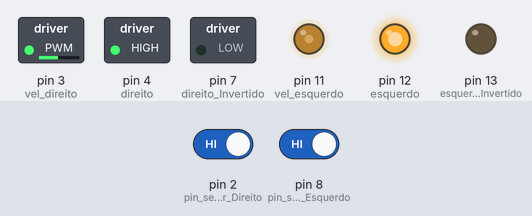
Bench run of a sketch on a simulated Arduino Uno, built with avr-gcc and run on an emulated ATmega328P. Parts: switched loads named in the sketch (green lamp = pin HIGH), output pins drawn as LEDs (lit = HIGH). Inputs (shaded band) come from the test bench; at power-on: pin 2 (pin_sensor_Direito) HIGH, pin 8 (pin_sensor_Esquerdo) HIGH.

Above: at 1.2 s.
1.3 s: pin 2 (pin_sensor_Direito) driven LOW
At 1.9 s:
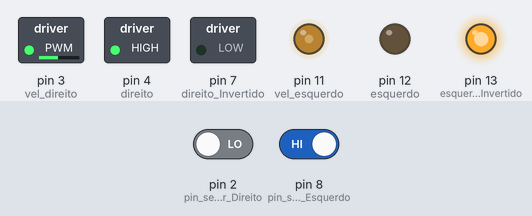
2.8 s: pin 8 (pin_sensor_Esquerdo) driven LOW
At 4.0 s:
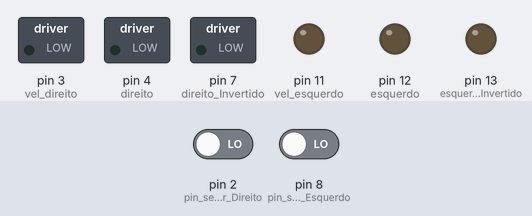
4.3 s: pin 2 (pin_sensor_Direito) driven HIGH
At 5.4 s:
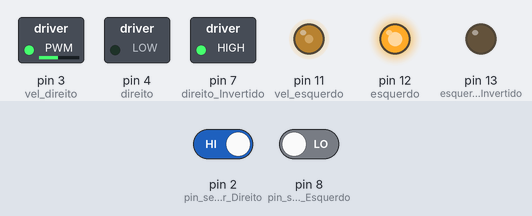
5.8 s: pin 8 (pin_sensor_Esquerdo) driven HIGH
At 6.5 s:
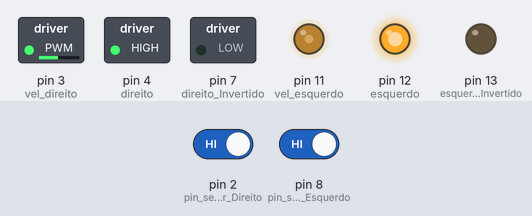
Timing chart, 0 to 8.3 s (numbered marks = the images above; inputs shaded):
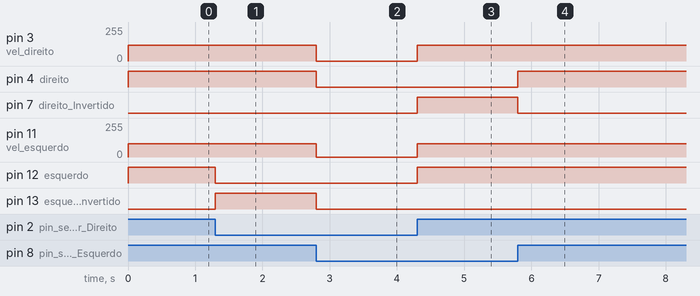

Measured:
- after the input at 1.3 s, pin 12 (esquerdo): HIGH → LOW at once; pin 13 (esquerdo_Invertido): LOW → HIGH at once
- after the input at 2.8 s, pin 3 (vel_direito): 120/255 → 0/255 at once; pin 4 (direito), pin 13 (esquerdo_Invertido): HIGH → LOW at once; pin 11 (vel_esquerdo): 100/255 → 0/255 at once
- after the input at 4.3 s, pin 3 (vel_direito): 0/255 → 120/255 at once; pin 7 (direito_Invertido), pin 12 (esquerdo): LOW → HIGH at once; pin 11 (vel_esquerdo): 0/255 → 100/255 at once
- after the input at 5.8 s, pin 4 (direito): LOW → HIGH at once; pin 7 (direito_Invertido): HIGH → LOW at once

The sketch:

seguidor_de_linha.ino
```cpp
/*
==============================================================================================================
MAPEAMENTO DE HARDWARE:
==============================================================================================================*/
//Motor do lado direito
#define direito 4
#define direito_Invertido 7
#define vel_direito 3 //Precisa ser PWM

//Motor do lado esquerdo
#define esquerdo 12
#define esquerdo_Invertido 13
#define vel_esquerdo 11 //Precisa ser PWM

//Sensores
#define pin_sensor_Direito 2
#define pin_sensor_Esquerdo 8

/*
==============================================================================================================
CONSTANTES:
==============================================================================================================*/

#define veloc_Frente 100 //Velocidade normal (0 a 255)
#define velo_Reverso 100 //Velocidade reversa (0 a 255)

#define compensa_direito 20 //Valor somado a velocidade do motor direito
#define compensa_esquerdo 0 //Valor somado a velocidade do motor esquerdo


/*
==============================================================================================================
VARIÁVEIS:
==============================================================================================================*/

bool sensor_Direito, sensor_Esquerdo;

/*
==============================================================================================================
FUNÇÕES:
==============================================================================================================*/

void frente(), para(), esquerda(), direita(), girar_direita(), girar_esquerda();

/*
==============================================================================================================
CONFIGURAÇÃO:
==============================================================================================================*/
void setup() {

  //Pinos dos motores como saída
  pinMode(direito, OUTPUT);
  pinMode(direito_Invertido, OUTPUT);
  pinMode(esquerdo, OUTPUT);
  pinMode(esquerdo_Invertido, OUTPUT);
  pinMode(vel_direito, OUTPUT);
  pinMode(vel_esquerdo, OUTPUT);

  //Pinos dos sensores como entrada
  pinMode(pin_sensor_Direito, INPUT);
  pinMode(pin_sensor_Esquerdo, INPUT);

}


/*
==============================================================================================================
PROGRAMA PRINCIPAL:
==============================================================================================================*/
void loop() {

//Leituras dos Sensores
sensor_Direito = !digitalRead(pin_sensor_Direito);
sensor_Esquerdo = !digitalRead(pin_sensor_Esquerdo);


 //Nenhum sensor vê a linha
 if(sensor_Direito == false and sensor_Esquerdo == false){

    frente();
  }

 //O sensor esquerdo vê a linha
 else if(sensor_Direito == false and sensor_Esquerdo == true){

    girar_direita();
  }

 //O sensor direito vê a linha
 else if(sensor_Direito == true and sensor_Esquerdo == false){

    girar_esquerda();
  }

 //Os dois sensores vêem a linha
 else if(sensor_Direito == true and sensor_Esquerdo == true){

    para();
 }

}


/*
==============================================================================================================
DEFININDO CADA FUNÇÃO:
==============================================================================================================*/

void frente() {

     digitalWrite(direito_Invertido, LOW);
     digitalWrite(esquerdo_Invertido, LOW);

     analogWrite(vel_direito, veloc_Frente+compensa_direito);
     analogWrite(vel_esquerdo, veloc_Frente+compensa_esquerdo);

     digitalWrite(direito, HIGH);
     digitalWrite(esquerdo, HIGH);

}

void tras(){

 digitalWrite(direito, LOW);
 digitalWrite(esquerdo, LOW);

 analogWrite(vel_direito, velo_Reverso+compensa_direito);
 analogWrite(vel_esquerdo, velo_Reverso+compensa_esquerdo);

 digitalWrite(direito_Invertido, HIGH);
 digitalWrite(esquerdo_Invertido, HIGH);

}


void para(){

 digitalWrite(direito_Invertido, LOW);
 digitalWrite(esquerdo_Invertido, LOW);

 analogWrite(vel_direito, 0);
 analogWrite(vel_esquerdo, 0);

 digitalWrite(direito, LOW);
 digitalWrite(esquerdo, LOW);

}

void direita(){

 digitalWrite(direito, LOW);
 digitalWrite(esquerdo_Invertido, LOW);
 digitalWrite(direito_Invertido, LOW);

 analogWrite(vel_direito, 0);
 analogWrite(vel_esquerdo, veloc_Frente+compensa_esquerdo);

 digitalWrite(esquerdo, HIGH);

}

void esquerda(){

 digitalWrite(direito_Invertido, LOW);
 digitalWrite(esquerdo, LOW);
 digitalWrite(esquerdo_Invertido, LOW);

 analogWrite(vel_direito, veloc_Frente+compensa_direito);
 analogWrite(vel_esquerdo, 0);

 digitalWrite(direito, HIGH);


}

void girar_direita(){

 digitalWrite(direito, LOW);
 digitalWrite(esquerdo_Invertido, LOW);

 analogWrite(vel_direito, velo_Reverso+compensa_direito);
 analogWrite(vel_esquerdo, veloc_Frente+compensa_esquerdo);

 digitalWrite(direito_Invertido, HIGH);
 digitalWrite(esquerdo, HIGH);

}

void girar_esquerda(){

 digitalWrite(direito_Invertido, LOW);
 digitalWrite(esquerdo, LOW);

 analogWrite(vel_direito, veloc_Frente+compensa_direito);
 analogWrite(vel_esquerdo, velo_Reverso+compensa_esquerdo);

 digitalWrite(direito, HIGH);
 digitalWrite(esquerdo_Invertido, HIGH);

}
```
